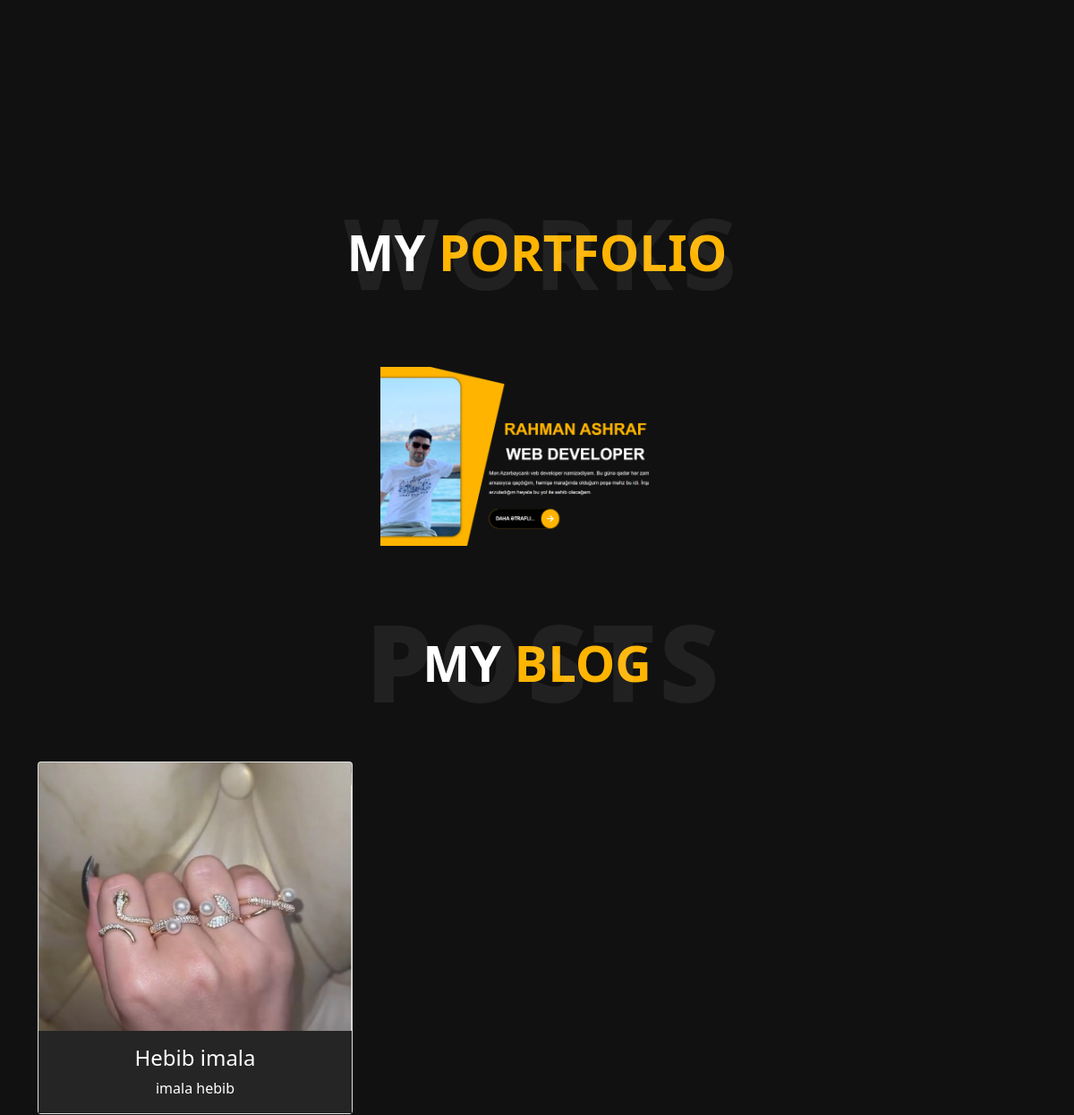
Before: / (middle part) with the older database file.
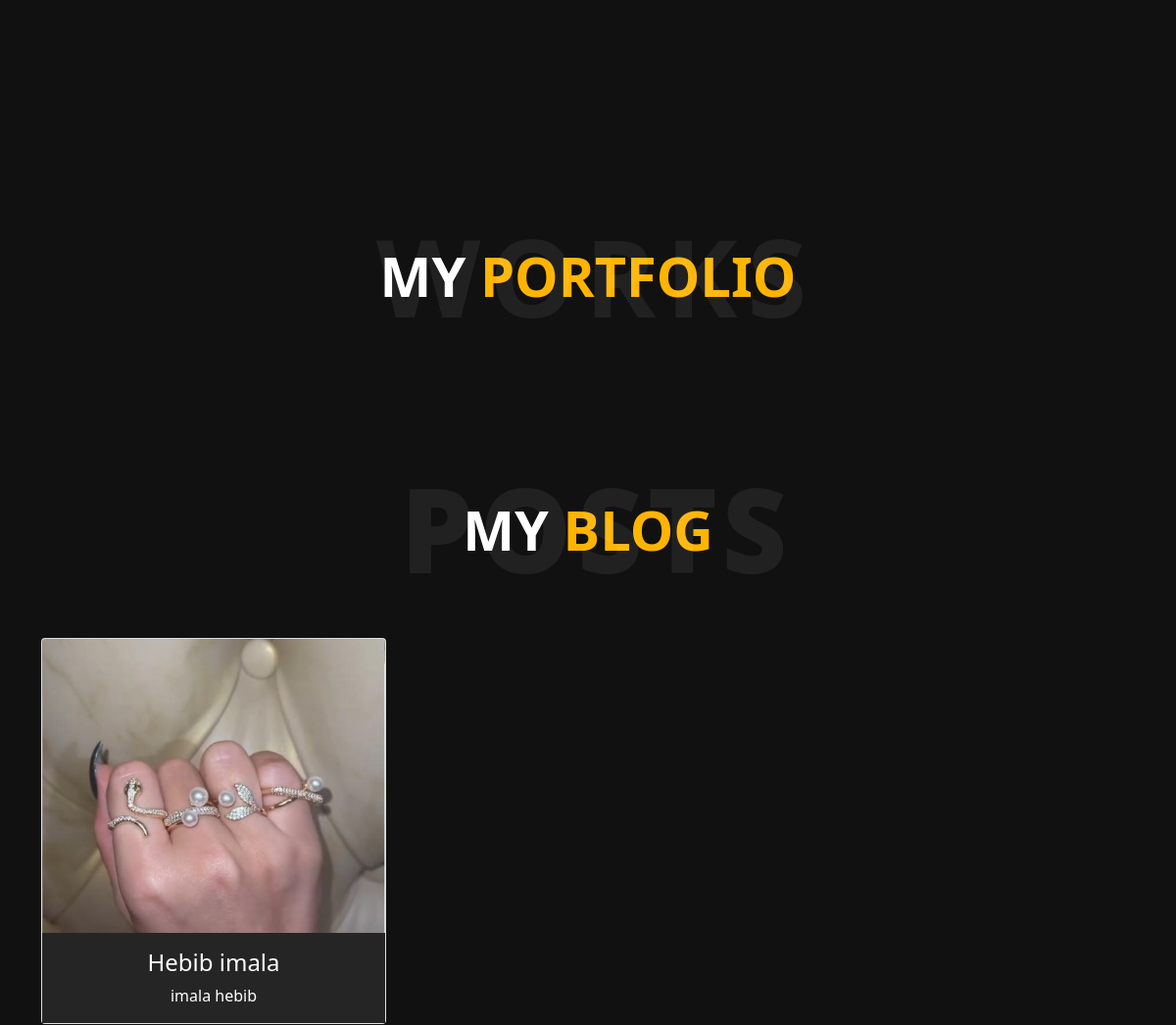
After: the same page with the newer database file.
### modules.py (models this page shows)
class Projects(db.Model):
    id=db.Column(db.Integer,primary_key=True)
    project_url = db.Column(db.Text)
    project_img = db.Column(db.String(100))

class Blogs(db.Model):
    id=db.Column(db.Integer,primary_key=True)
    blog_img = db.Column(db.String(150))
    blog_title = db.Column(db.String(50))
    blog_content = db.Column(db.String(150))

### routes/app/routes.py (the view)
@app.route("/")
def portfolio():
    from modules import Blogs
    from modules import Home
    from modules import Skills
    from modules import Projects
    homes=Home.query.all()
    blogs = Blogs.query.all()
    skills = Skills.query.all()
    projects=Projects.query.all()
    return render_template("app/index.html", blogs=blogs,homes=homes,skills=skills,projects=projects)

### templates/app/index.html (shortened to what this page needs)
<!DOCTYPE html>
<html lang="en">
<head>
    <link rel="stylesheet" href="https://cdnjs.cloudflare.com/ajax/libs/font-awesome/6.0.0-beta2/css/all.min.css"
    />
    <link rel="stylesheet" href="/static/css/layout.css">
    <link rel="stylesheet" href="/static/css/maintain.css">
    <link href="https://cdn.jsdelivr.net/npm/bootstrap@5.1.3/dist/css/bootstrap.min.css" rel="stylesheet">
</head>
<body>
    <section id="experiment">
    </section>
    <section id="worksport">
        <h1>MY <span>PORTFOLIO</span></h1>
        <span class="works">WORKS</span>
    </section>
    <section id="brief">
        <div class="container">
            <div class="row">
                <div class="grid-items">
                    {% for project in projects%}
                    <div class="col-4">
                        <a href="{{project.project_url}}"><img src="{{project.project_img}}" alt=""> </a>
                    </div>
                    {%endfor%}
                </div>
            </div>
        </div>
    </section>
    <section id="worksport">
        <h1>MY <span>BLOG</span></h1>
        <span class="works2">POSTS</span>
    </section>
    <section id="blog">
        <div class="container">
            <div class="row">
                <div class="grid">
                    {%for blog in blogs%}
                    <div class="card">
                        <img width="300px" height="300px" style="object-fit: cover;" src="{{blog.blog_img}}" class="card-img-top" alt="...">
                        <div class="card-body">
                            <h4>{{blog.blog_title}}</h4>
                            <p class="card-text">{{blog.blog_content}}</p>
                        </div>
                    </div>
                    {%endfor%}
                </div>
            </div>
        </div>
    </section>
</body>
</html>
</html>

### static/css/layout.css (style rules this page uses)
html, body, div, span, applet, object, iframe, h1, h2, h3, h4, h5, h6, p, blockquote, pre, a, abbr, acronym, address, big, cite, code, del, dfn, em, img, ins, kbd, q, s, samp, small, strike, strong, sub, sup, tt, var, b, u, i, center, dl, dt, dd, ol, ul, li, fieldset, form, label, legend, table, caption, tbody, tfoot, thead, tr, th, td, article, aside, canvas, details, embed, figure, figcaption, footer, header, hgroup, menu, nav, output, ruby, section, summary, time, mark, audio, video { margin: 0; padding: 0; border: 0; font-size: 100%; font: inherit; vertical-align: baseline; }
article, aside, details, figcaption, figure, footer, header, hgroup, menu, nav, section { display: block; }
body { line-height: 1; }
.container { width: 1200px; margin: 0 auto; }
.row { display: flex; justify-content: space-between; }

### static/css/maintain.css (style rules this page uses)
.container { margin: 0 auto; }
html { scroll-behavior: smooth; }
#experiment { background-color: #111; height: 100vh; }
#brief { background-color: #111; }
.grid-items { display: grid; grid-template-columns: auto auto auto; gap: 25px; padding: 10px; justify-content: center; padding-top: 60px; padding-bottom: 30px; }
#worksport { background-color: #111; position: relative; padding-bottom: 20px; }
#worksport h1 { position: relative; text-align: center; transform: translate(0, 100%); font-size: 56px; font-weight: 800; color: #fff; text-transform: uppercase; margin: 0; }
.works { position: relative; left: 32%; font-size: 110px; text-align: center; text-transform: uppercase; font-weight: 800; letter-spacing: 10px; line-height: 0.6; color: rgba(255, 255, 255, 0.07); }
#worksport h1 span { color: #ffb400; }
.card { background-color: #252525; }
.card-body { background-color: #252525; color: white; }
#blog { background-color: #111; padding-top: 40px; height: 100%; }
.works2 { position: relative; left: 34%; font-size: 113px; text-align: center; text-transform: uppercase; font-weight: 1000; letter-spacing: 10px; line-height: 0.6; color: rgba(255, 255, 255, 0.07); }
.card-body { text-align: center; }
.grid { width: 100%; display: grid; grid-template-columns: repeat(3, 1fr); gap: 30px; }

Changed rows visible on the page:
removed Projects: project_img (picture)
